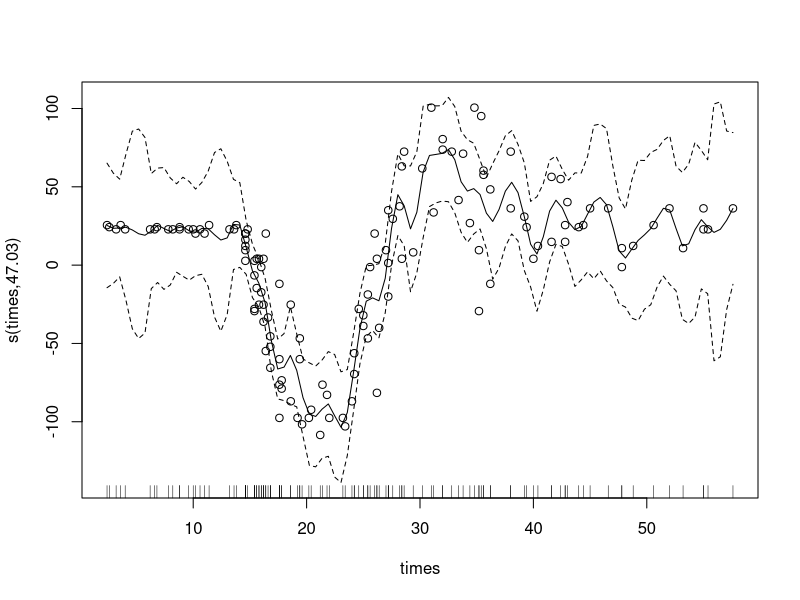

The R source for this figure:
mcycle <- MASS::mcycle

library(mgcv)

# Fit the GAM
gam_mod_sk <- gam(accel ~ s(times, k = 50), data = mcycle, sp = 0.0001)

# Visualize the model
plot(gam_mod_sk, residuals = TRUE, pch = 1)